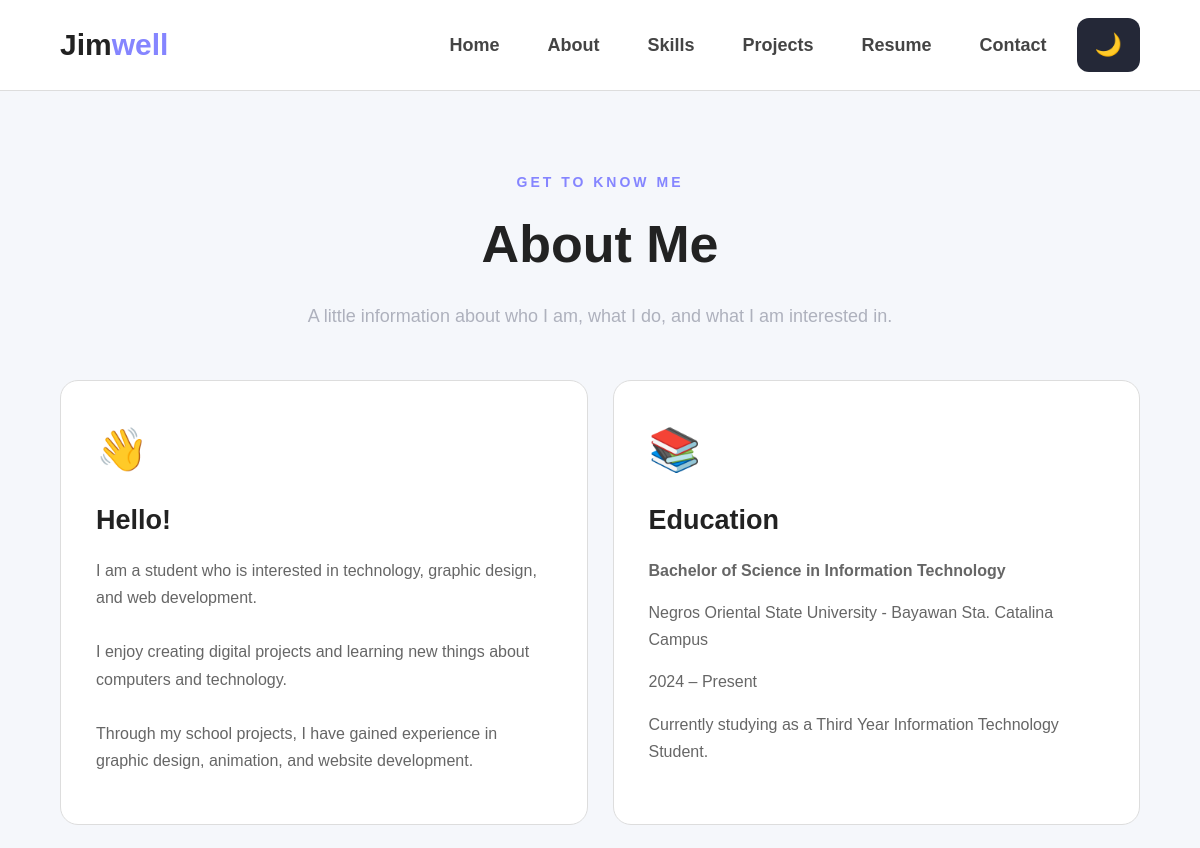
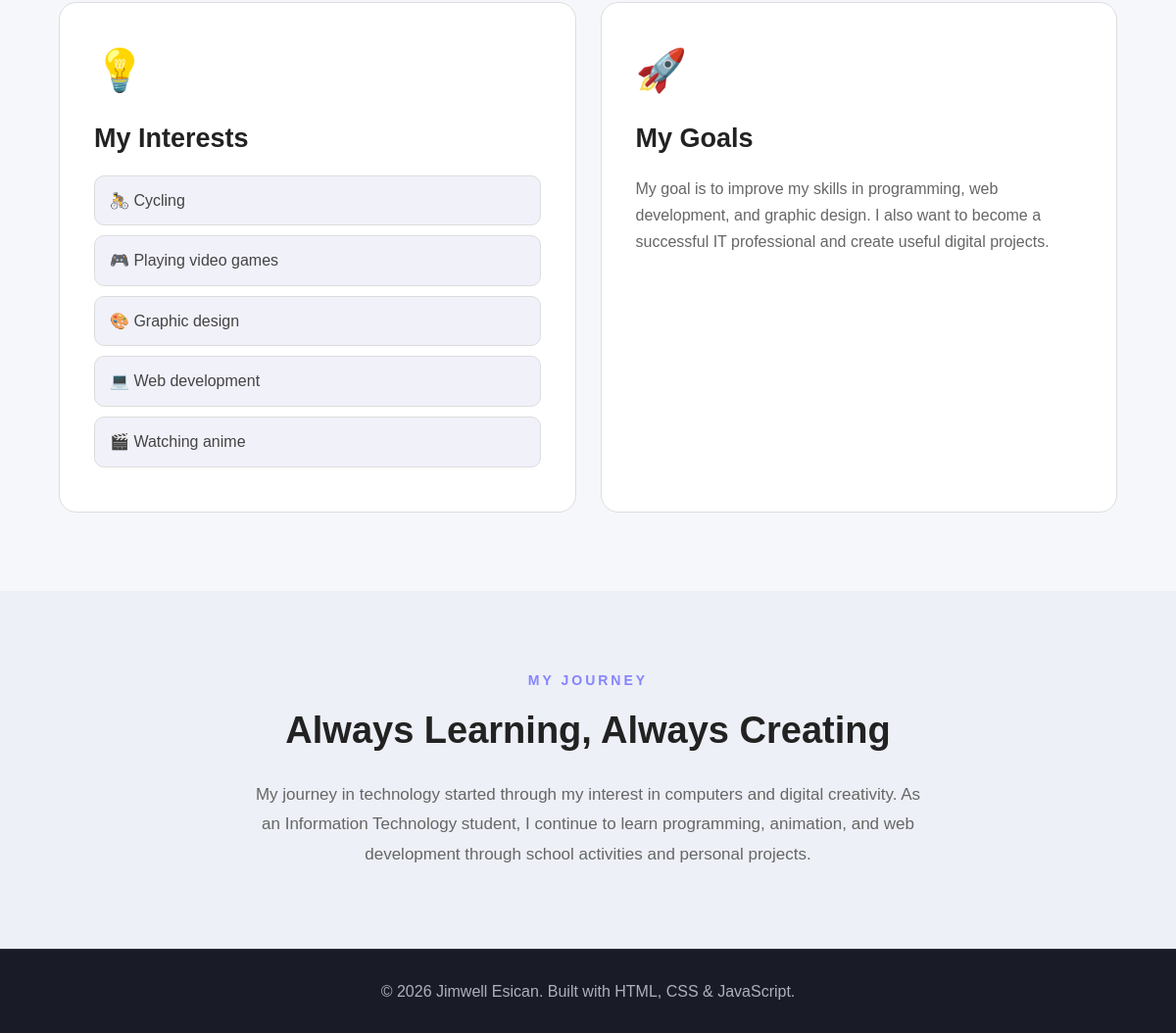
Page /about.php on the committed database (2 pictures, top to bottom).
### tables this page shows
CREATE TABLE `profile` (
  `id` int(11) NOT NULL,
  `full_name` varchar(100) DEFAULT NULL,
  `headline` varchar(150) DEFAULT NULL,
  `introduction` text DEFAULT NULL,
  `biography` text DEFAULT NULL,
  `email` varchar(100) DEFAULT NULL,
  `phone` varchar(30) DEFAULT NULL,
  `location` varchar(100) DEFAULT NULL,
  `profile_image` varchar(255) DEFAULT NULL,
  `interests` text DEFAULT NULL,
  `goals` text DEFAULT NULL,
  `journey` text DEFAULT NULL
);

CREATE TABLE `education` (
  `id` int(11) NOT NULL,
  `school` varchar(150) NOT NULL,
  `degree` varchar(150) DEFAULT NULL,
  `start_year` varchar(10) DEFAULT NULL,
  `end_year` varchar(10) DEFAULT NULL,
  `description` text DEFAULT NULL
);

### about.php (the view, shortened to what this page needs)
<?php
require_once __DIR__ . '/includes/db.php';
$stmt = $pdo->query("SELECT * FROM profile LIMIT 1");
$profile = $stmt->fetch();
$educationStmt = $pdo->query("SELECT * FROM education ORDER BY id ASC");
$education = $educationStmt->fetchAll();
$interests = preg_split('/\r\n|\r|\n/', $profile['interests'] ?? '');
$interests = array_filter(array_map('trim', $interests));
?>
<!DOCTYPE html>
<html lang="en">
<head>
    <link rel="stylesheet" href="css/style.css">
</head>
<body>
    <header class="header">
        <nav class="navbar container">
            <a href="index.php" class="logo">
                Jim<span>well</span>
            </a>
            <div class="nav-links">
                <a href="index.php">Home</a>
                <a href="about.php">About</a>
                <a href="skills.php">Skills</a>
                <a href="projects.php">Projects</a>
                <a href="resume.php">Resume</a>
                <a href="contact.php">Contact</a>
                <button
                    class="theme-toggle"
                    aria-label="Toggle dark mode">
                </button>
            </div>
        </nav>
    </header>
    <main>
        <section class="page-header container">
            <p class="eyebrow">
                GET TO KNOW ME
            </p>
            <h1>
                About Me
            </h1>
            <p>
                A little information about who I am,
                what I do, and what I am interested in.
            </p>
        </section>
        <section class="about-section container">
            <div class="about-card">
                <div class="about-icon">
                    👋
                </div>
                <h2>
                    Hello!
                </h2>
                <p>
                    <?= nl2br(htmlspecialchars($profile['biography'] ?? '', ENT_QUOTES, 'UTF-8')) ?>
                </p>
            </div>
            <div class="about-card">
                <div class="about-icon">
                    📚
                </div>
                <h2>
                    Education
                </h2>
                <?php if (!empty($education)): ?>
                    <?php foreach ($education as $item): ?>
                        <p>
                            <strong>
                                <?= htmlspecialchars($item['degree'] ?? '', ENT_QUOTES, 'UTF-8') ?>
                            </strong>
                        </p>
                        <p>
                            <?= htmlspecialchars($item['school'] ?? '', ENT_QUOTES, 'UTF-8') ?>
                        </p>
                        <p>
                            <?= htmlspecialchars($item['start_year'] ?? '', ENT_QUOTES, 'UTF-8') ?>
                            –
                            <?= htmlspecialchars($item['end_year'] ?? '', ENT_QUOTES, 'UTF-8') ?>
                        </p>
                        <p>
                            <?= htmlspecialchars($item['description'] ?? '', ENT_QUOTES, 'UTF-8') ?>
                        </p>
                    <?php endforeach; ?>
                <?php else: ?>
                    <p>No education records have been added yet.</p>
                <?php endif; ?>
            </div>
            <div class="about-card">
                <div class="about-icon">
                    💡
                </div>
                <h2>
                    My Interests
                </h2>
                <ul class="interest-list">
                    <?php if (!empty($interests)): ?>
                        <?php foreach ($interests as $interest): ?>
                            <li>
                                <?= htmlspecialchars($interest, ENT_QUOTES, 'UTF-8') ?>
                            </li>
                        <?php endforeach; ?>
                    <?php else: ?>
                        <li>No interests have been added yet.</li>
                    <?php endif; ?>
                </ul>
            </div>
            <div class="about-card">
                <div class="about-icon">
                    🚀
                </div>
                <h2>
                    My Goals
                </h2>
                <p>
                    <?= nl2br(htmlspecialchars($profile['goals'] ?? '', ENT_QUOTES, 'UTF-8')) ?>
                </p>
            </div>
        </section>
        <section class="about-statement">
            <div class="container">
                <p class="eyebrow">
                    MY JOURNEY
                </p>
                <h2>
                    Always Learning, Always Creating
                </h2>
                <p>
                    <?= nl2br(htmlspecialchars($profile['journey'] ?? '', ENT_QUOTES, 'UTF-8')) ?>
                </p>
            </div>
        </section>
    </main>
    <footer class="footer">
        <p>
            © 2026 Jimwell Esican.
            Built with HTML, CSS & JavaScript.
        </p>
    </footer>
</body>
</html>

### css/style.css (style rules this page uses)
* { margin: 0; padding: 0; box-sizing: border-box; }
html { scroll-behavior: smooth; }
body { font-family: Arial, sans-serif; background: #0f1117; color: #f5f5f5; line-height: 1.6; }
.container { width: 90%; max-width: 1100px; margin: auto; }
.header { background: #191c26; border-bottom: 1px solid #303442; position: sticky; top: 0; z-index: 1000; }
.navbar { min-height: 90px; display: flex; align-items: center; justify-content: space-between; }
.logo { text-decoration: none; color: #ffffff; font-size: 30px; font-weight: bold; }
.logo span { color: #8585ff; }
.nav-links { display: flex; align-items: center; gap: 12px; }
.nav-links a { text-decoration: none; color: #b8bbc8; font-weight: bold; font-size: 18px; padding: 14px 18px; border-radius: 12px; transition: 0.3s; }
.theme-toggle { border: none; background: #242837; color: white; font-size: 22px; padding: 14px 18px; border-radius: 12px; cursor: pointer; }
.page-header { padding: 80px 0 50px; text-align: center; }
.eyebrow { color: #8585ff; font-size: 14px; font-weight: bold; letter-spacing: 3px; margin-bottom: 10px; }
.page-header h1 { font-size: 52px; margin-bottom: 15px; }
.page-header > p:last-child { max-width: 700px; margin: auto; color: #aeb1bd; font-size: 18px; }
.footer { text-align: center; padding: 30px; background: #191c26; border-top: 1px solid #303442; color: #aeb1bd; }
body:not(.dark-mode) { background: #f5f7fb; color: #222222; }
body:not(.dark-mode) .header { background: white; border-color: #dddddd; }
body:not(.dark-mode) .logo { color: #222222; }
body:not(.dark-mode) .nav-links a { color: #444444; }
.about-section { display: grid; grid-template-columns: repeat(2, 1fr); gap: 25px; padding-bottom: 80px; }
.about-card { background: #191c26; border: 1px solid #303442; border-radius: 18px; padding: 35px; transition: transform 0.3s ease, box-shadow 0.3s ease; }
.about-icon { font-size: 42px; margin-bottom: 15px; }
.about-card h2 { font-size: 27px; margin-bottom: 15px; }
.about-card p { color: #b8bbc8; line-height: 1.7; margin-bottom: 15px; }
.interest-list { list-style: none; padding: 0; }
.interest-list li { background: #272b3b; border: 1px solid #393e54; color: #d5d7e0; padding: 12px 15px; border-radius: 10px; margin-bottom: 10px; }
.about-statement { background: #151821; text-align: center; padding: 80px 20px; }
.about-statement h2 { font-size: 38px; margin-bottom: 20px; }
.about-statement p:last-child { max-width: 700px; margin: auto; color: #b8bbc8; font-size: 17px; line-height: 1.8; }
body:not(.dark-mode) .about-card { background: white; border-color: #dddddd; }
body:not(.dark-mode) .about-card h2 { color: #222222; }
body:not(.dark-mode) .about-card p { color: #666666; }
body:not(.dark-mode) .interest-list li { background: #f1f1fa; border-color: #dddddd; color: #444444; }
body:not(.dark-mode) .about-statement { background: #eef0f7; }
body:not(.dark-mode) .about-statement h2 { color: #222222; }
body:not(.dark-mode) .about-statement p:last-child { color: #666666; }
body, .header, .nav-links, .project-card, .skill-card, .resume-card, .about-card, .contact-info, .contact-form-container, .profile-card, .info-card, .quick-section, .about-statement, .footer, .theme-toggle, .nav-links a, .logo, .project-content h2, .project-content p, .skill-card h2, .skill-card p, .resume-card h2, .resume-card h3, .resume-card p, .about-card h2, .about-card p, .contact-item p, .form-group input, .form-group textarea { transition: background-color 0.5s ease, color 0.5s ease, border-color 0.5s ease, box-shadow 0.5s ease; }
.theme-toggle { transition: background-color 0.4s ease, transform 0.3s ease; }

### rows in the picture
profile: biography "I am a student who is interested in technology, graphic design, and web development. I enjoy creating digital projects and learning new things about computers and technology. Through my school projects, I have gained experience in graphic design, animation, and website development.", interests "🚴 Cycling", interests "🎮 Playing video games", interests "🎨 Graphic design", interests "💻 Web development", interests "🎬 Watching anime", goals "My goal is to improve my skills in programming, web development, and graphic design. I also want to become a successful IT professional and create useful digital projects.", journey "My journey in technology started through my interest in computers and digital creativity. As an Information Technology student, I continue to learn programming, animation, and web development through school activities and personal projects."
education: degree "Bachelor of Science in Information Technology", school "Negros Oriental State University - Bayawan Sta. Catalina Campus", start_year "2024", end_year "Present", description "Currently studying as a Third Year Information Technology Student."
